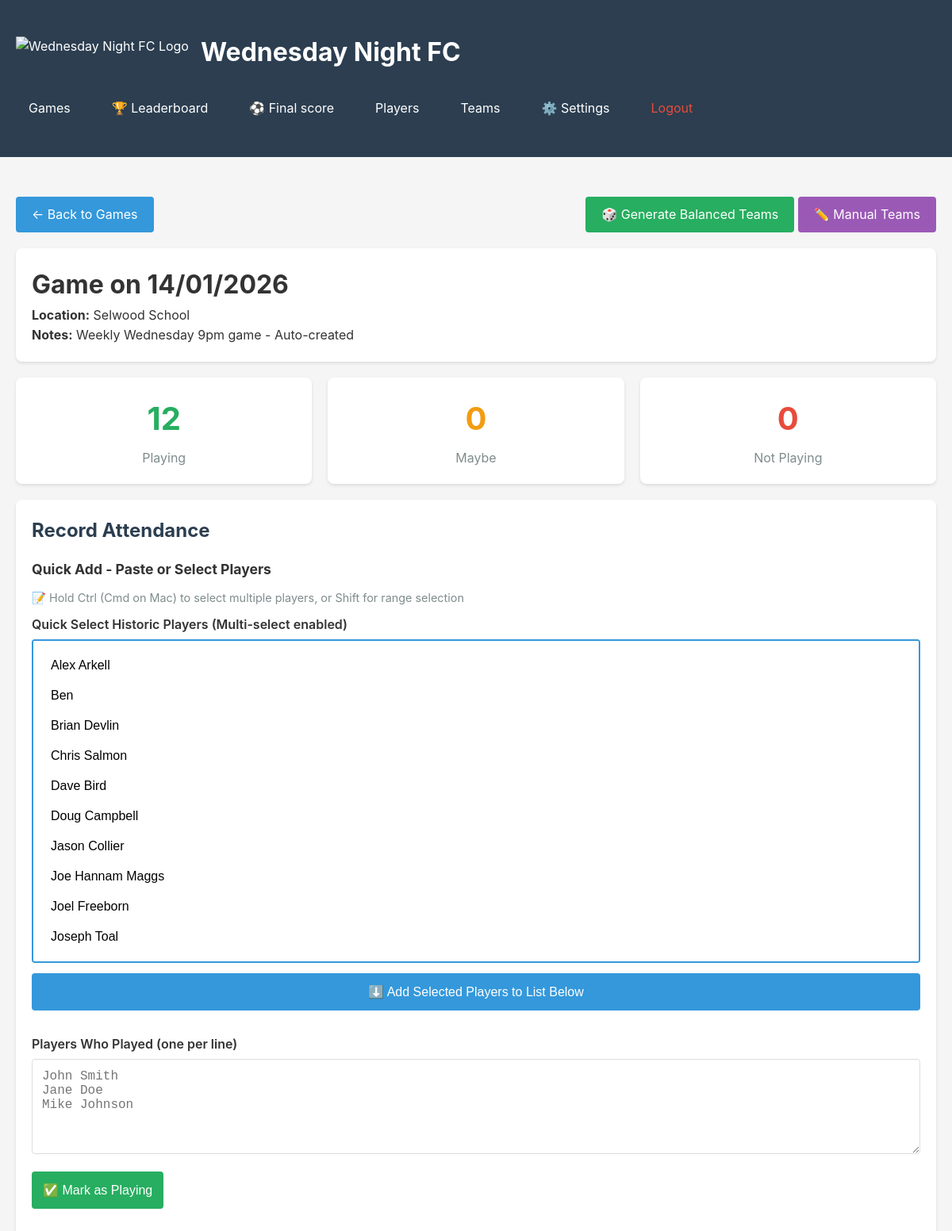
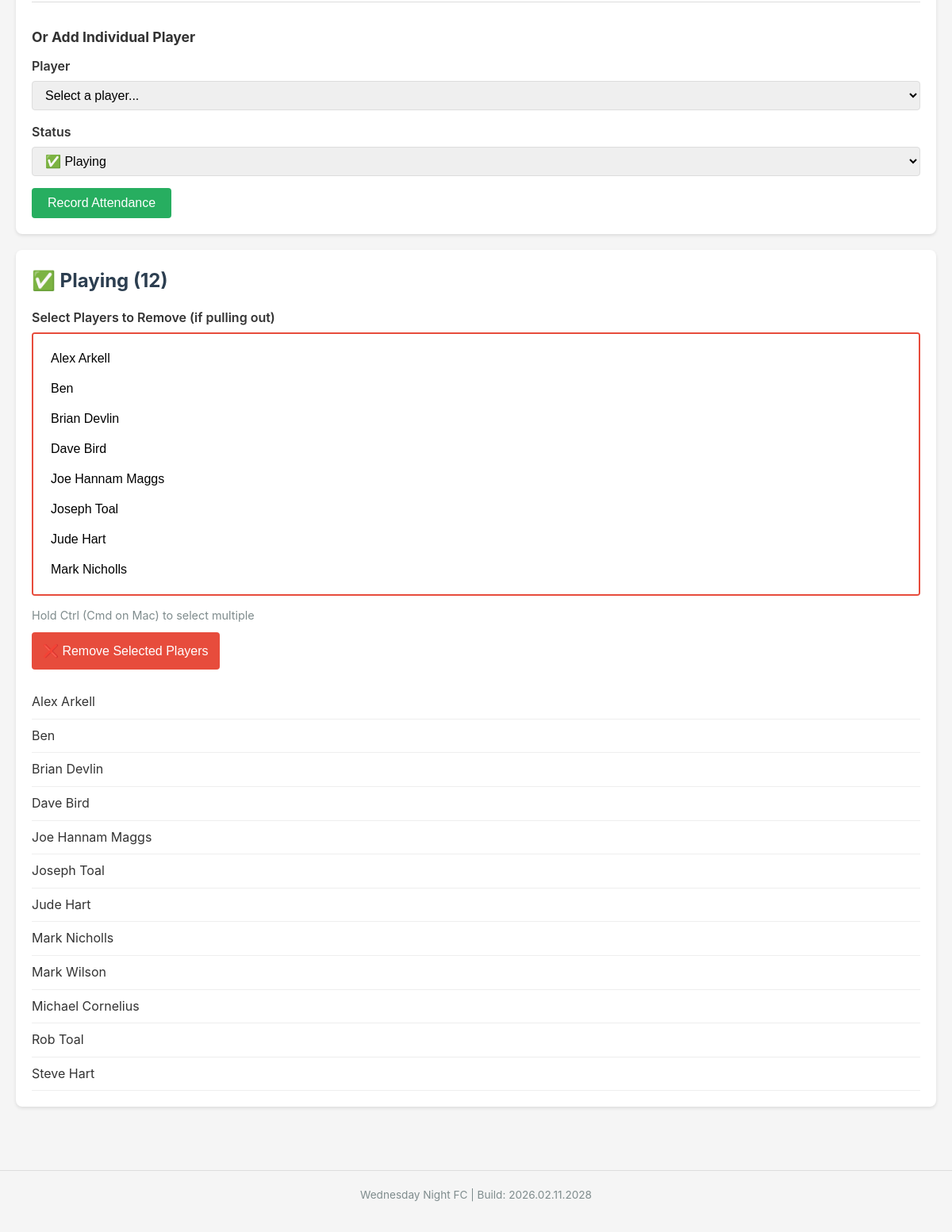
The page /games/5 (signed in) on the database its author committed (2 pictures, top to bottom).
### tables this page shows
CREATE TABLE games (
                id INTEGER PRIMARY KEY AUTOINCREMENT,
                date TEXT NOT NULL,
                location TEXT,
                notes TEXT,
                created_at TIMESTAMP DEFAULT CURRENT_TIMESTAMP
            , team1_score INTEGER, team2_score INTEGER);

CREATE TABLE attendance (
                id INTEGER PRIMARY KEY AUTOINCREMENT,
                game_id INTEGER NOT NULL,
                player_id INTEGER NOT NULL,
                status TEXT NOT NULL CHECK(status IN ('playing', 'not_playing', 'maybe')),
                created_at TIMESTAMP DEFAULT CURRENT_TIMESTAMP,
                FOREIGN KEY (game_id) REFERENCES games(id),
                FOREIGN KEY (player_id) REFERENCES players(id),
                UNIQUE(game_id, player_id)
            );

CREATE TABLE players (
                id INTEGER PRIMARY KEY AUTOINCREMENT,
                name TEXT NOT NULL UNIQUE,
                phone TEXT,
                email TEXT,
                skill_rating INTEGER DEFAULT 5 CHECK(skill_rating >= 1 AND skill_rating <= 10),
                created_at TIMESTAMP DEFAULT CURRENT_TIMESTAMP
            , alias TEXT);

### app.py (the view)
@app.route('/games/<int:game_id>')
@login_required
def game_detail(game_id):
    with get_db() as conn:
        game = conn.execute('SELECT * FROM games WHERE id = ?', (game_id,)).fetchone()
        if not game:
            return "Game not found", 404
        attendance = conn.execute('''
            SELECT p.*, a.status
            FROM attendance a
            JOIN players p ON a.player_id = p.id
            WHERE a.game_id = ?
            ORDER BY a.status, p.name
        ''', (game_id,)).fetchall()
        all_players = conn.execute('SELECT * FROM players ORDER BY name').fetchall()
    playing = [a for a in attendance if a['status'] == 'playing']
    not_playing = [a for a in attendance if a['status'] == 'not_playing']
    maybe = [a for a in attendance if a['status'] == 'maybe']
    return render_template('game_detail.html',
                         game=game,
                         playing=playing,
                         not_playing=not_playing,
                         maybe=maybe,
                         all_players=all_players)

### app.py (called while the page is built)
@app.template_filter('ukdate')
def format_uk_date(date_string):
    if not date_string:
        return ''
    try:
        from datetime import datetime
        date_obj = datetime.strptime(str(date_string), '%Y-%m-%d')
        return date_obj.strftime('%d/%m/%Y')
    except:
        return date_string

def login_required(f):
    @wraps(f)
    def decorated_function(*args, **kwargs):
        if not session.get('logged_in'):
            return redirect(url_for('login', next=request.url))
        return f(*args, **kwargs)
    return decorated_function

def get_db():
    conn = sqlite3.connect(DATABASE)
    conn.row_factory = sqlite3.Row
    return conn

### templates/game_detail.html (shortened to what this page needs)
{% extends "base.html" %}
{% block content %}
<div style="display: flex; justify-content: space-between; align-items: center; margin-bottom: 20px;">
    <a href="/" class="btn">← Back to Games</a>
    {% if playing|length >= 2 %}
    <div>
        <a href="/games/{{ game.id }}/teams" class="btn btn-success">🎲 Generate Balanced Teams</a>
        <a href="/games/{{ game.id }}/teams/manual" class="btn" style="background-color: #9b59b6;">✏️ Manual Teams</a>
    </div>
    {% endif %}
</div>
<div class="card">
    <h1>Game on {{ game.date|ukdate }}</h1>
    <p><strong>Location:</strong> {{ game.location or 'N/A' }}</p>
    {% if game.notes %}
    <p><strong>Notes:</strong> {{ game.notes }}</p>
    {% endif %}
</div>
<div class="grid" style="grid-template-columns: repeat(3, 1fr);">
    <div class="card stat">
        <div class="stat-value" style="color: #27ae60;">{{ playing|length }}</div>
        <div class="stat-label">Playing</div>
    </div>
    <div class="card stat">
        <div class="stat-value" style="color: #f39c12;">{{ maybe|length }}</div>
        <div class="stat-label">Maybe</div>
    </div>
    <div class="card stat">
        <div class="stat-value" style="color: #e74c3c;">{{ not_playing|length }}</div>
        <div class="stat-label">Not Playing</div>
    </div>
</div>
<div class="card">
    <h2>Record Attendance</h2>
    <div style="margin-bottom: 30px;">
        <h3 style="font-size: 1.1em; margin-bottom: 10px;">Quick Add - Paste or Select Players</h3>
        <p style="color: #7f8c8d; font-size: 0.9em; margin-bottom: 10px;">
            📝 <span class="desktop-only">Hold Ctrl (Cmd on Mac) to select multiple players, or Shift for range selection</span><span class="mobile-only">Tap multiple players to select</span>
        </p>
        <form method="POST" action="/games/{{ game.id }}/bulk-attendance">
            <div class="form-group">
                <label for="historic_players">Quick Select Historic Players (Multi-select enabled)</label>
                <select id="historic_players" multiple size="10" style="width: 100%; margin-bottom: 10px; padding: 12px; border: 2px solid #3498db; font-size: 16px; border-radius: 4px;">
                    {% for player in all_players %}
                    <option value="{{ player.name }}" style="padding: 10px; font-size: 16px;">{{ player.name }}</option>
                    {% endfor %}
                </select>
                <button type="button" onclick="addSelectedPlayers()" class="btn" style="margin-bottom: 15px; width: 100%; font-size: 16px; padding: 14px;">
                    ⬇️ Add Selected Players to List Below
                </button>
            </div>
            <div class="form-group">
                <label for="players_text">Players Who Played (one per line)</label>
                <textarea id="players_text" name="players_text" placeholder="John Smith&#10;Jane Doe&#10;Mike Johnson" style="min-height: 120px; font-size: 16px; padding: 12px;"></textarea>
            </div>
            <button type="submit" class="btn btn-success" style="font-size: 16px; padding: 14px;">✅ Mark as Playing</button>
        </form>
    </div>
    <hr style="margin: 30px 0; border: none; border-top: 1px solid #ddd;">
    <h3 style="font-size: 1.1em; margin-bottom: 10px;">Or Add Individual Player</h3>
    <form method="POST" action="/games/{{ game.id }}/attendance">
        <div class="form-group">
            <label for="player_id">Player</label>
            <select id="player_id" name="player_id" required>
                <option value="">Select a player...</option>
            </select>
        </div>
        <div class="form-group">
            <label for="status">Status</label>
            <select id="status" name="status" required>
                <option value="playing">✅ Playing</option>
            </select>
        </div>
        <button type="submit" class="btn btn-success">Record Attendance</button>
    </form>
</div>
{% if playing %}
<div class="card">
    <h2>✅ Playing ({{ playing|length }})</h2>
    <form method="POST" action="/games/{{ game.id }}/bulk-remove" style="margin-bottom: 20px;">
        <div class="form-group">
            <label for="remove_players">Select Players to Remove (if pulling out)</label>
            <select id="remove_players" name="player_ids" multiple size="8" style="width: 100%; margin-bottom: 10px; padding: 12px; border: 2px solid #e74c3c; font-size: 16px; border-radius: 4px;">
                {% for player in playing %}
                <option value="{{ player.id }}" style="padding: 10px; font-size: 16px;">{{ player.name }}</option>
                {% endfor %}
            </select>
            <p style="color: #7f8c8d; font-size: 0.9em; margin-bottom: 10px;">
                <span class="desktop-only">Hold Ctrl (Cmd on Mac) to select multiple</span><span class="mobile-only">Tap multiple players to select</span>
            </p>
            <button type="submit" class="btn" style="background-color: #e74c3c; font-size: 16px; padding: 14px;" onclick="return confirm('Remove selected players from playing list?');">❌ Remove Selected Players</button>
        </div>
    </form>
    <ul style="list-style: none; padding: 0;">
        {% for player in playing %}
        <li style="padding: 8px 0; border-bottom: 1px solid #eee;">
            {{ player.name }}
        </li>
        {% endfor %}
    </ul>
</div>
{% endif %}
{% endblock %}

### templates/base.html (style rules this page uses)
* { margin: 0; padding: 0; box-sizing: border-box; }
body { font-family: -apple-system, BlinkMacSystemFont, 'Segoe UI', Roboto, Oxygen, Ubuntu, Cantarell, sans-serif; background: #f5f5f5; color: #333; line-height: 1.6; }
.btn { display: inline-block; padding: 10px 20px; background: #3498db; color: white; text-decoration: none; border-radius: 4px; border: none; cursor: pointer; font-size: 1em; transition: background 0.3s; }
.btn-success { background: #27ae60; }
.card { background: white; border-radius: 8px; padding: 20px; margin-bottom: 20px; box-shadow: 0 2px 4px rgba(0,0,0,0.1); }
.card h2 { margin-bottom: 15px; color: #2c3e50; }
.form-group { margin-bottom: 15px; }
.form-group label { display: block; margin-bottom: 5px; font-weight: 600; }
.form-group input, .form-group textarea, .form-group select { width: 100%; padding: 8px 12px; border: 1px solid #ddd; border-radius: 4px; font-size: 1em; }
.form-group textarea { min-height: 80px; resize: vertical; }
.grid { display: grid; grid-template-columns: repeat(auto-fill, minmax(300px, 1fr)); gap: 20px; }
.stat { text-align: center; padding: 20px; }
.stat-value { font-size: 2.5em; font-weight: bold; color: #3498db; }
.stat-label { color: #7f8c8d; margin-top: 5px; }
.desktop-only { display: inline; }

### rows shown on the page
games: date|ukdate "14/01/2026", location "Selwood School", notes "Weekly Wednesday 9pm game - Auto-created"
attendance: {{ player.id }} 38 (drawn), name "Alex Arkell"
attendance: {{ player.id }} 31 (drawn), name "Ben"
attendance: {{ player.id }} 33 (drawn), name "Brian Devlin"
attendance: {{ player.id }} 30 (drawn), name "Dave Bird"
attendance: {{ player.id }} 29 (drawn), name "Joe Hannam Maggs"
attendance: {{ player.id }} 44 (drawn), name "Joseph Toal"
attendance: {{ player.id }} 43 (drawn), name "Jude Hart"
attendance: {{ player.id }} 25 (drawn), name "Mark Nicholls"
attendance: {{ player.id }} 41 (drawn), name "Mark Wilson"
attendance: name "Michael Cornelius"
attendance: name "Rob Toal"
attendance: name "Steve Hart"

### other values the page prints
{{ playing|length }} "12"
{{ maybe|length }} "0"
{{ not_playing|length }} "0"
{{ build_version }} "2026.02.11.2028"
